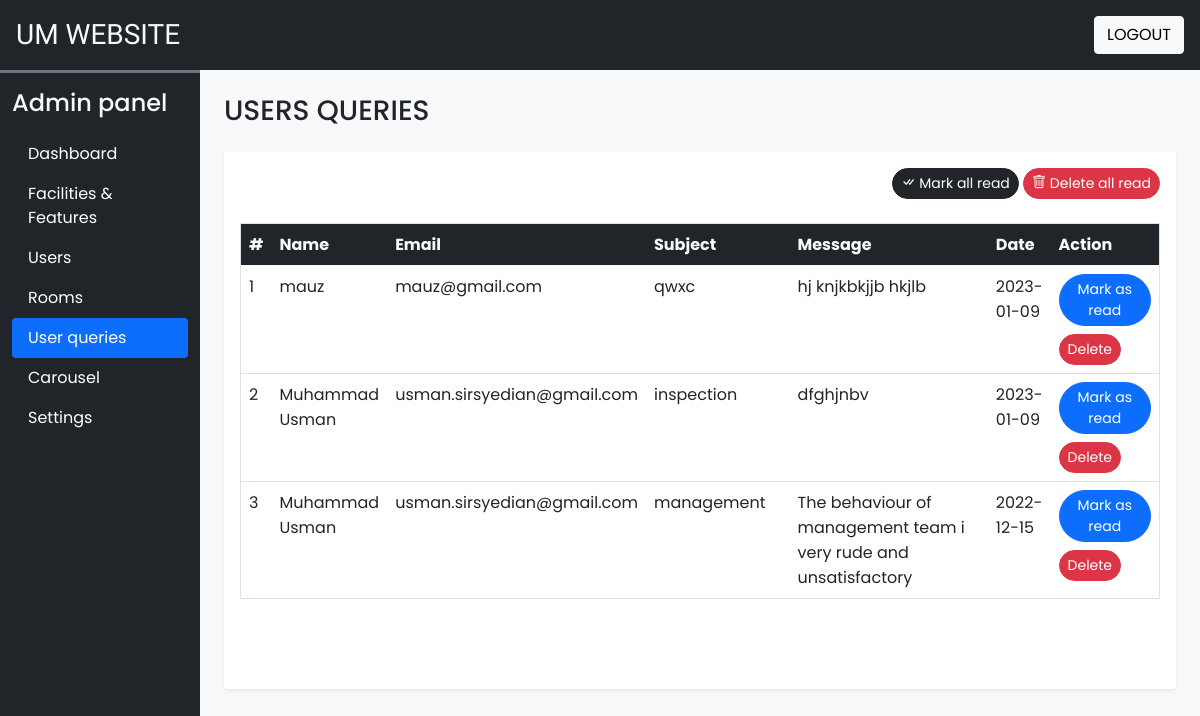
Screenshot of /Admin/user_queries.php (signed in) with the database file from the repository.
### tables this page shows
CREATE TABLE `user_queries` (
  `sr_no` int(11) NOT NULL,
  `name` varchar(50) NOT NULL,
  `email` varchar(150) NOT NULL,
  `subject` varchar(150) NOT NULL,
  `message` varchar(500) NOT NULL,
  `date` date NOT NULL DEFAULT current_timestamp(),
  `seen` tinyint(4) NOT NULL DEFAULT 0
);

### Admin/user_queries.php (the view, shortened to what this page needs)
<?php
require('component/links.php');
?>
<!DOCTYPE html>
<html lang="en">
<head>
</head>
<body class="bg-light">
    <?php require('component/header.php') ?>
    <div class="container-fluid" id="main-content">
        <div class="row">
            <div class="col-lg-10 ms-auto p-4 overflow-hidden">
                <h3 class="mb-4">USERS QUERIES</h3>
                <div class="card border-0 shadow-sm mb-4">
                    <div class="card-body">
                        <div class="text-end mb-4">
                            <a href="?seen=all" class="btn btn-dark rounded-pill shadow-none btn-sm"><i class="bi bi-check-all"></i> Mark all read</a>
                            <a href="?del=all" class="btn btn-danger rounded-pill shadow-none btn-sm"><i class="bi bi-trash"></i> Delete all read</a>
                        </div>
                            <div class="table-responsive-md" style="height: 450px; overflow-y:scroll">
                                <table class="table table-hover border">
                                        <thead class="sticky-top">
                                            <tr class="bg-dark text-light">
                                                   <th scope="col">#</th>
                                                   <th scope="col">Name</th>
                                                   <th scope="col">Email</th>
                                                   <th scope="col" width="20%">Subject</th>
                                                   <th scope="col" width="40%">Message</th>
                                                   <th scope="col">Date</th>
                                                   <th scope="col" width="20%">Action</th>
                                            </tr>
                                        </thead>
                                    <tbody>
                                        <?php
                                        $q="SELECT * FROM `user_queries` ORDER BY `sr_no` DESC";
                                        $data=mysqli_query($con,$q);
                                        $i=1;
                                        while($row=mysqli_fetch_assoc($data)){
                                            $seen='';
                                            if($row['seen']!=1){
                                                $seen="<a href='?seen=$row[sr_no]' class='btn btn-sm rounded-pill btn-primary'>Mark as read</a>";
                                            }
                                            $seen.="<a href='?del=$row[sr_no]' class='btn btn-sm rounded-pill btn-danger mt-2'>Delete</a>";
                                            echo<<<query
                                            <tr>
                                              <td>$i</td>
                                              <td>$row[name]</td>
                                              <td>$row[email]</td>
                                              <td>$row[subject]</td>
                                              <td>$row[message]</td>
                                              <td>$row[date]</td>
                                              <td>$seen</td>
                                            </tr>
                                            query;
                                            $i++;
                                        }
                                        ?>
                                    </tbody>
                                </table>
                             </div>
                    </div>
                </div>
            </div>
        </div>
    </div>
</body>
</html>

### Admin/component/links.php (shortened to what this page needs)
<link href="https://cdn.jsdelivr.net/npm/bootstrap@5.0.2/dist/css/bootstrap.min.css" rel="stylesheet">
    <link rel="stylesheet" href="https://cdn.jsdelivr.net/npm/bootstrap-icons@1.9.1/font/bootstrap-icons.css">
    <link rel="stylesheet" href="css/common.css">

### Admin/component/header.php (shortened to what this page needs)
<div class="container-fluid bg-dark text-light p-3 d-flex align-items-center justify-content-between sticky-top">
        <h3 class="mb-0 h-font">UM WEBSITE</h3>
        <a href="logout.php" class="btn btn-light btn-sn">LOGOUT</a>
    </div>
    <div class="col-lg-2 bg-dark border-top border-3 border-secondary" id="dashboard-menu">
      <nav class="navbar navbar-expand-lg navbar-dark   ">
            <div class="container-fluid flex-lg-column align-items-stretch">
                <h4 class="mt-2 text-light">Admin panel</h4>
                <div class="collapse navbar-collapse flex-column mt-2 align-items-stretch" id="admindropdown">
        <ul class="nav nav-pills flex-column">
              <li class="nav-item">
                <a class="nav-link text-white" href="dashboard.php">Dashboard</a>
              </li>
              <li class="nav-item">
               <a class="nav-link text-white " href="feature_facilities.php">Facilities & Features</a>
             </li>
             <li class="nav-item">
               <a class="nav-link text-white " href="users.php">Users</a>
             </li>
             <li class="nav-item">
               <a class="nav-link text-white " href="rooms.php">Rooms</a>
             </li>
             <li class="nav-item">
               <a class="nav-link text-white " href="user_queries.php">User queries</a>
             </li>
             <li class="nav-item">
               <a class="nav-link text-white " href="carousel.php">Carousel</a>
             </li>
             <li class="nav-item">
               <a class="nav-link text-white " href="setting.php">Settings</a>
             </li>
        </ul>
                </div>
            </div>
      </nav>
    </div>

### Admin/css/common.css (style rules this page uses)
:root { --teal:#2ec1ac; --teal_hover:#279e8c; }
* { font-family: 'Poppins', sans-serif; }
.h-font { font-family: 'Merienda', cursive; }

### Admin/user_queries.php (style rules this page uses)
#dashboard-menu { position: fixed; height: 100%; z-index: 11; }

### rows the page displays
user_queries: name "mauz", email "mauz@gmail.com", subject "qwxc", message "hj knjkbkjjb hkjlb", date "2023-01-09"
user_queries: name "Muhammad Usman", email "usman.sirsyedian@gmail.com", subject "inspection", message "dfghjnbv", date "2023-01-09"
user_queries: name "Muhammad Usman", email "usman.sirsyedian@gmail.com", subject "management", message "The behaviour of management team i very rude and unsatisfactory", date "2022-12-15"
